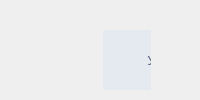
     <widget class="QWidget" name="bottom" native="true">
      <property name="maximumSize">
       <size>
        <width>16777215</width>
        <height>112</height>
       </size>
      </property>
      <layout class="QHBoxLayout" name="horizontalLayout_9">
       <property name="leftMargin">
        <number>0</number>
       </property>
       <property name="topMargin">
        <number>0</number>
       </property>
       <property name="rightMargin">
        <number>0</number>
       </property>
       <property name="bottomMargin">
        <number>0</number>
       </property>
       <item>
        <widget class="QWidget" name="widget_4" native="true">
         <property name="maximumSize">
          <size>
           <width>150</width>
           <height>16777215</height>
          </size>
         </property>
         <widget class="QLabel" name="label_4">
          <property name="geometry">
           <rect>
            <x>40</x>
            <y>0</y>
            <width>96</width>
            <height>106</height>
           </rect>
          </property>
          <property name="sizePolicy">
           <sizepolicy hsizetype="Preferred" vsizetype="Preferred">
            <horstretch>0</horstretch>
            <verstretch>0</verstretch>
           </sizepolicy>
          </property>
          <property name="styleSheet">
           <string notr="true"/>
          </property>
          <property name="text">
           <string/>
          </property>
          <property name="pixmap">
           <pixmap resource="resources.qrc">:/icons/icons/logo_main.png</pixmap>
          </property>
          <property name="scaledContents">
           <bool>true</bool>
          </property>
          <property name="alignment">
           <set>Qt::AlignmentFlag::AlignCenter</set>
          </property>
          <property name="margin">
           <number>0</number>
          </property>
         </widget>
        </widget>
       </item>
       <item>
        <widget class="QWidget" name="systemInfoBottom" native="true">
         <layout class="QHBoxLayout" name="horizontalLayout_10">
          <property name="spacing">
           <number>2</number>
          </property>
          <property name="leftMargin">
           <number>0</number>
          </property>
          <property name="topMargin">
           <number>0</number>
          </property>
          <property name="rightMargin">
           <number>0</number>
          </property>
          <property name="bottomMargin">
           <number>0</number>
          </property>
          <item>
           <widget class="QWidget" name="blockInfoBottom" native="true">
            <property name="maximumSize">
             <size>
              <width>16777215</width>
              <height>16777215</height>
             </size>
            </property>
            <widget class="QWidget" name="blockInformation" native="true">
             <property name="geometry">
              <rect>
               <x>-1</x>
               <y>30</y>
               <width>551</width>
               <height>60</height>
              </rect>
             </property>
             <property name="styleSheet">
              <string notr="true">#blockInformation {
    background-color: rgba(0, 122, 255, 0.05);
    border-radius: 4px;
}
</string>
             </property>
             <widget class="QLabel" name="logoBottom">
              <property name="geometry">
               <rect>
                <x>10</x>
                <y>20</y>
                <width>24</width>
                <height>24</height>
               </rect>
              </property>
              <property name="maximumSize">
               <size>
                <width>16777215</width>
                <height>16777215</height>
               </size>
              </property>
              <property name="text">
               <string/>
              </property>
              <property name="pixmap">
               <pixmap resource="resources.qrc">:/icons/icons/info-square-rounded.svg</pixmap>
              </property>
              <property name="scaledContents">
               <bool>true</bool>
              </property>
              <property name="alignment">
               <set>Qt::AlignmentFlag::AlignCenter</set>
              </property>
             </widget>
             <widget class="QLabel" name="userLabelBottom">
              <property name="geometry">
               <rect>
                <x>43</x>
                <y>20</y>
                <width>24</width>
                <height>21</height>
               </rect>
              </property>
              <property name="minimumSize">
               <size>
                <width>0</width>
                <height>0</height>
               </size>
              </property>
              <property name="maximumSize">
               <size>
                <width>16777215</width>
                <height>16777215</height>
               </size>
              </property>
              <property name="font">
               <font>
                <pointsize>10</pointsize>
               </font>
              </property>
              <property name="styleSheet">
               <string notr="true">color: rgba(21, 33, 73, 0.66);</string>
              </property>
              <property name="text">
               <string>УЗ:</string>
              </property>
              <property name="alignment">
               <set>Qt::AlignmentFlag::AlignCenter</set>
              </property>
             </widget>
             <widget class="QLabel" name="userBottom">
              <property name="geometry">
               <rect>
                <x>60</x>
                <y>20</y>
                <width>161</width>
                <height>22</height>
               </rect>
              </property>
              <property name="maximumSize">
               <size>
                <width>16777215</width>
                <height>16777215</height>
               </size>
              </property>
              <property name="font">
               <font>
                <pointsize>10</pointsize>
                <fontweight>DemiBold</fontweight>
               </font>
              </property>
              <property name="styleSheet">
               <string notr="true">color: rgba(21, 33, 73, 1);
font-weight: 600;</string>
              </property>
              <property name="text">
               <string/>
              </property>
              <property name="alignment">
               <set>Qt::AlignmentFlag::AlignCenter</set>
              </property>
              <property name="textInteractionFlags">
               <set>Qt::TextInteractionFlag::LinksAccessibleByMouse|Qt::TextInteractionFlag::TextSelectableByKeyboard|Qt::TextInteractionFlag::TextSelectableByMouse</set>
              </property>
             </widget>
             <widget class="QLabel" name="pcLabelBottom">
              <property name="geometry">
               <rect>
                <x>230</x>
                <y>20</y>
                <width>24</width>
                <height>20</height>
               </rect>
              </property>
              <property name="maximumSize">
               <size>
                <width>16777215</width>
                <height>16777215</height>
               </size>
              </property>
              <property name="font">
               <font>
                <pointsize>10</pointsize>
               </font>
              </property>
              <property name="styleSheet">
               <string notr="true">color: rgba(21, 33, 73, 0.66);</string>
              </property>
              <property name="text">
               <string>ПК:</string>
              </property>
              <property name="alignment">
               <set>Qt::AlignmentFlag::AlignCenter</set>
              </property>
              <property name="margin">
               <number>0</number>
              </property>
             </widget>
             <widget class="QLabel" name="pcNameBottom">
              <property name="geometry">
               <rect>
                <x>250</x>
                <y>20</y>
                <width>121</width>
                <height>22</height>
               </rect>
              </property>
              <property name="maximumSize">
               <size>
                <width>16777215</width>
                <height>16777215</height>
               </size>
              </property>
              <property name="font">
               <font>
                <pointsize>10</pointsize>
                <fontweight>DemiBold</fontweight>
               </font>
              </property>
              <property name="styleSheet">
               <string notr="true">color: rgba(21, 33, 73, 1);
font-weight: 600;</string>
              </property>
              <property name="text">
               <string/>
              </property>
              <property name="alignment">
               <set>Qt::AlignmentFlag::AlignCenter</set>
              </property>
              <property name="textInteractionFlags">
               <set>Qt::TextInteractionFlag::LinksAccessibleByMouse|Qt::TextInteractionFlag::TextSelectableByKeyboard|Qt::TextInteractionFlag::TextSelectableByMouse</set>
              </property>
             </widget>
             <widget class="QLabel" name="ipLabelBottom">
              <property name="geometry">
               <rect>
                <x>370</x>
                <y>20</y>
                <width>61</width>
                <height>20</height>
               </rect>
              </property>
              <property name="maximumSize">
               <size>
                <width>16777215</width>
                <height>16777215</height>
               </size>
              </property>
              <property name="font">
               <font>
                <pointsize>10</pointsize>
               </font>
              </property>
              <property name="styleSheet">
               <string notr="true">color: rgba(21, 33, 73, 0.66);</string>
              </property>
              <property name="text">
               <string>IP-adress:</string>
              </property>
              <property name="alignment">
               <set>Qt::AlignmentFlag::AlignCenter</set>
              </property>
             </widget>
             <widget class="QLabel" name="ipBottom">
              <property name="geometry">
               <rect>
                <x>430</x>
                <y>20</y>
                <width>111</width>
                <height>22</height>
               </rect>
              </property>
              <property name="maximumSize">
               <size>
                <width>16777215</width>
                <height>16777215</height>
               </size>
              </property>
              <property name="font">
               <font>
                <pointsize>10</pointsize>
                <fontweight>DemiBold</fontweight>
               </font>
              </property>
              <property name="styleSheet">
               <string notr="true">color: rgba(21, 33, 73, 1);
font-weight: 600;</string>
              </property>
              <property name="text">
               <string/>
              </property>
              <property name="alignment">
               <set>Qt::AlignmentFlag::AlignCenter</set>
              </property>
              <property name="textInteractionFlags">
               <set>Qt::TextInteractionFlag::LinksAccessibleByMouse|Qt::TextInteractionFlag::TextSelectableByKeyboard|Qt::TextInteractionFlag::TextSelectableByMouse</set>
              </property>
             </widget>
            </widget>
           </widget>
          </item>
          <item>
           <widget class="QWidget" name="widget_2" native="true">
            <property name="maximumSize">
             <size>
              <width>130</width>
              <height>16777215</height>
             </size>
            </property>
           </widget>
          </item>
         </layout>
        </widget>
       </item>
      </layout>
     </widget>
